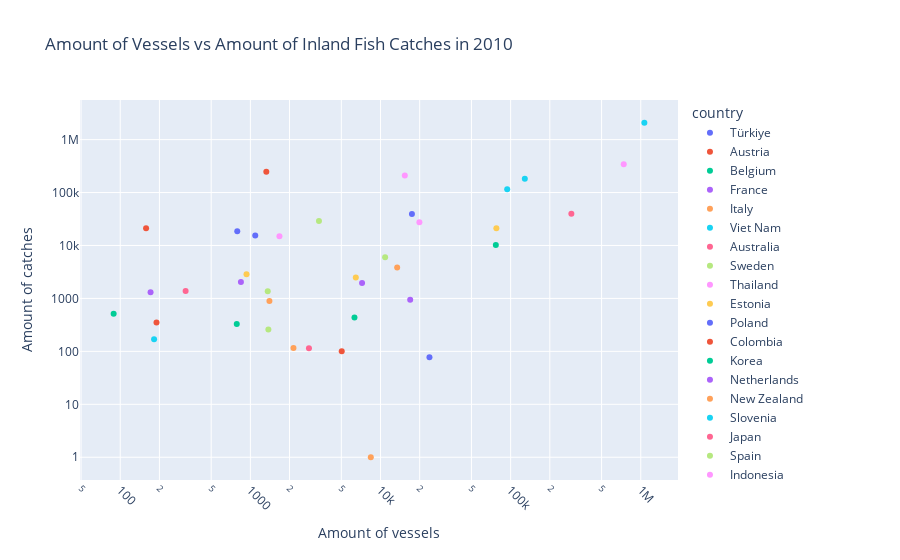

Notebook cell for this chart:
### Markdown cell above
Jakob:

### Code cell
FishBoats = pd.read_csv('Fish_Boote.csv')
FishInland = pd.read_csv('Fish_Inland.csv')

# FISH BOATS
# transfering mentionable values into lists
boat_referenceArea = FishBoatsSorted['Reference area'].tolist()
boat_timePeriod = FishBoatsSorted['TIME_PERIOD'].tolist()
boat_obsValue = FishBoatsSorted['OBS_VALUE'].tolist()

# Creating DataFrame
boat_Data = pd.DataFrame({
    'country': boat_referenceArea,
    'absolute_value': boat_obsValue,
    'timePeriod': boat_timePeriod
})
# FISH INLAND

# Transfering mentionable values into lists
inland_referenceArea = FishInlandsorted['Reference area'].tolist()
inland_timePeriod = FishInlandsorted['TIME_PERIOD'].tolist()
inland_obsValue = FishInlandsorted['OBS_VALUE'].tolist()

# Creating DataFrame
inland_Data = pd.DataFrame({
    'country': inland_referenceArea,
    'absolute_value': inland_obsValue,
    'timePeriod': inland_timePeriod
})

# Function for Bar Chart
def create_casual_chart(data, title, year_filter):

    # set Filter to 2010
    filtered_Data = data[data['timePeriod'] == year_filter]

    # Scatter Plot using plotly.express
    fig = px.bar(filtered_Data, x='country', y='absolute_value', 
                    title=title,
                    labels={'Time_Period': 'Time Period (Years)', 'absolute_value': 'Amount of vessels'})
    # logahritmic scale:
    fig.update_yaxes(type='log')
    fig.update_layout(
        xaxis=dict(tickangle=45)  # Rotates x-axis labels by 45 degrees
    )
    # Show the plot
    fig.show()

# Create chart for Boats
#create_casual_chart(boat_Data,"Scatter Plot of amount of fishing vessels in each Country for 2010",2010)
# Create chart for catches
#create_casual_chart(inland_Data,"Scatter Plot of amount of fishing vessels in each Country for 2010",2010)




# Mixed Scatter Plot

# finding common countries & time:

common_countries = set(boat_Data['country']).intersection(inland_Data['country'])
common_time = set(boat_Data[boat_Data["country"].isin(common_countries)]['timePeriod']
                    ).intersection(inland_Data[inland_Data["country"].isin(common_countries)]['timePeriod'])

# Creating a full index of common countries and time periods
full_index = pd.MultiIndex.from_product(
    [common_countries, common_time], names=["country", "timePeriod"]
)

# Reindexing both datasets and filling missing values with 0
boat_Data_aligned = (
    boat_Data_final.set_index(["country", "timePeriod"])
    .reindex(full_index)
    .fillna(0)
    .reset_index()
)
inland_Data_aligned = (
    inland_Data_final.set_index(["country", "timePeriod"])
    .reindex(full_index)
    .fillna(0)
    .reset_index()
)

# Merging the two DataFrames
combined_data = pd.merge(
    boat_Data_aligned, 
    inland_Data_aligned, 
    on=["country", "timePeriod"], 
    suffixes=("_boat", "_inland")  # Add suffixes to distinguish columns
)
print(combined_data)

combined_data_timefiltered = combined_data[combined_data['timePeriod'] == 2010]

 # Scatter Plot using plotly.express
fig = px.scatter(
    combined_data_timefiltered, 
    x='absolute_value_boat', 
    y='absolute_value_inland', 
    title="Amount of Vessels vs Amount of Inland Fish Catches in 2010",
    labels={'timePeriod': 'Time Period (Years)', 'absolute_value_boat': 'Amount of vessels', 'absolute_value_inland': 'Amount of catches'},
    color='country'
    )
# logahritmic scale:
fig.update_yaxes(type='log')
fig.update_xaxes(type='log')
fig.update_layout(
    xaxis=dict(tickangle=45)  # Rotates x-axis labels by 45 degrees
 )
# Show the plot
fig.show()

### Figure 1 — Plotly figure (JSON) as saved in the notebook; plotly's stock layout.template omitted (floating-point values rounded to 4 significant figures)
{"data": [{"hovertemplate": "country=Türkiye<br>Amount of vessels=%{x}<br>Amount of catches=%{y}<extra></extra>", "legendgroup": "Türkiye", "marker": {"color": "#636efa", "symbol": "circle"}, "mode": "markers", "name": "Türkiye", "orientation": "v", "showlegend": true, "type": "scatter", "x": [17440], "xaxis": "x", "y": [39479], "yaxis": "y"}, {"hovertemplate": "country=Austria<br>Amount of vessels=%{x}<br>Amount of catches=%{y}<extra></extra>", "legendgroup": "Austria", "marker": {"color": "#EF553B", "symbol": "circle"}, "mode": "markers", "name": "Austria", "orientation": "v", "showlegend": true, "type": "scatter", "x": [190], "xaxis": "x", "y": [350], "yaxis": "y"}, {"hovertemplate": "country=Belgium<br>Amount of vessels=%{x}<br>Amount of catches=%{y}<extra></extra>", "legendgroup": "Belgium", "marker": {"color": "#00cc96", "symbol": "circle"}, "mode": "markers", "name": "Belgium", "orientation": "v", "showlegend": true, "type": "scatter", "x": [89], "xaxis": "x", "y": [511], "yaxis": "y"}, {"hovertemplate": "country=France<br>Amount of vessels=%{x}<br>Amount of catches=%{y}<extra></extra>", "legendgroup": "France", "marker": {"color": "#ab63fa", "symbol": "circle"}, "mode": "markers", "name": "France", "orientation": "v", "showlegend": true, "type": "scatter", "x": [7216], "xaxis": "x", "y": [1950], "yaxis": "y"}, {"hovertemplate": "country=Italy<br>Amount of vessels=%{x}<br>Amount of catches=%{y}<extra></extra>", "legendgroup": "Italy", "marker": {"color": "#FFA15A", "symbol": "circle"}, "mode": "markers", "name": "Italy", "orientation": "v", "showlegend": true, "type": "scatter", "x": [13431], "xaxis": "x", "y": [3852], "yaxis": "y"}, {"hovertemplate": "country=Viet Nam<br>Amount of vessels=%{x}<br>Amount of catches=%{y}<extra></extra>", "legendgroup": "Viet Nam", "marker": {"color": "#19d3f3", "symbol": "circle"}, "mode": "markers", "name": "Viet Nam", "orientation": "v", "showlegend": true, "type": "scatter", "x": [128538], "xaxis": "x", "y": [182655], "yaxis": "y"}, {"hovertemplate": "country=Australia<br>Amount of vessels=%{x}<br>Amount of catches=%{y}<extra></extra>", "legendgroup": "Australia", "marker": {"color": "#FF6692", "symbol": "circle"}, "mode": "markers", "name": "Australia", "orientation": "v", "showlegend": true, "type": "scatter", "x": [318], "xaxis": "x", "y": [1376], "yaxis": "y"}, {"hovertemplate": "country=Sweden<br>Amount of vessels=%{x}<br>Amount of catches=%{y}<extra></extra>", "legendgroup": "Sweden", "marker": {"color": "#B6E880", "symbol": "circle"}, "mode": "markers", "name": "Sweden", "orientation": "v", "showlegend": true, "type": "scatter", "x": [1360], "xaxis": "x", "y": [1368], "yaxis": "y"}, {"hovertemplate": "country=Thailand<br>Amount of vessels=%{x}<br>Amount of catches=%{y}<extra></extra>", "legendgroup": "Thailand", "marker": {"color": "#FF97FF", "symbol": "circle"}, "mode": "markers", "name": "Thailand", "orientation": "v", "showlegend": true, "type": "scatter", "x": [15381], "xaxis": "x", "y": [209300], "yaxis": "y"}, {"hovertemplate": "country=Estonia<br>Amount of vessels=%{x}<br>Amount of catches=%{y}<extra></extra>", "legendgroup": "Estonia", "marker": {"color": "#FECB52", "symbol": "circle"}, "mode": "markers", "name": "Estonia", "orientation": "v", "showlegend": true, "type": "scatter", "x": [934], "xaxis": "x", "y": [2869], "yaxis": "y"}, {"hovertemplate": "country=Poland<br>Amount of vessels=%{x}<br>Amount of catches=%{y}<extra></extra>", "legendgroup": "Poland", "marker": {"color": "#636efa", "symbol": "circle"}, "mode": "markers", "name": "Poland", "orientation": "v", "showlegend": true, "type": "scatter", "x": [793], "xaxis": "x", "y": [18508], "yaxis": "y"}, {"hovertemplate": "country=Colombia<br>Amount of vessels=%{x}<br>Amount of catches=%{y}<extra></extra>", "legendgroup": "Colombia", "marker": {"color": "#EF553B", "symbol": "circle"}, "mode": "markers", "name": "Colombia", "orientation": "v", "showlegend": true, "type": "scatter", "x": [158], "xaxis": "x", "y": [21049], "yaxis": "y"}, {"hovertemplate": "country=Korea<br>Amount of vessels=%{x}<br>Amount of catches=%{y}<extra></extra>", "legendgroup": "Korea", "marker": {"color": "#00cc96", "symbol": "circle"}, "mode": "markers", "name": "Korea", "orientation": "v", "showlegend": true, "type": "scatter", "x": [76974], "xaxis": "x", "y": [10256], "yaxis": "y"}, {"hovertemplate": "country=Netherlands<br>Amount of vessels=%{x}<br>Amount of catches=%{y}<extra></extra>", "legendgroup": "Netherlands", "marker": {"color": "#ab63fa", "symbol": "circle"}, "mode": "markers", "name": "Netherlands", "orientation": "v", "showlegend": true, "type": "scatter", "x": [846], "xaxis": "x", "y": [2051], "yaxis": "y"}, {"hovertemplate": "country=New Zealand<br>Amount of vessels=%{x}<br>Amount of catches=%{y}<extra></extra>", "legendgroup": "New Zealand", "marker": {"color": "#FFA15A", "symbol": "circle"}, "mode": "markers", "name": "New Zealand", "orientation": "v", "showlegend": true, "type": "scatter", "x": [1401], "xaxis": "x", "y": [892], "yaxis": "y"}, {"hovertemplate": "country=Slovenia<br>Amount of vessels=%{x}<br>Amount of catches=%{y}<extra></extra>", "legendgroup": "Slovenia", "marker": {"color": "#19d3f3", "symbol": "circle"}, "mode": "markers", "name": "Slovenia", "orientation": "v", "showlegend": true, "type": "scatter", "x": [182], "xaxis": "x", "y": [169], "yaxis": "y"}, {"hovertemplate": "country=Japan<br>Amount of vessels=%{x}<br>Amount of catches=%{y}<extra></extra>", "legendgroup": "Japan", "marker": {"color": "#FF6692", "symbol": "circle"}, "mode": "markers", "name": "Japan", "orientation": "v", "showlegend": true, "type": "scatter", "x": [292822], "xaxis": "x", "y": [39576], "yaxis": "y"}, {"hovertemplate": "country=Spain<br>Amount of vessels=%{x}<br>Amount of catches=%{y}<extra></extra>", "legendgroup": "Spain", "marker": {"color": "#B6E880", "symbol": "circle"}, "mode": "markers", "name": "Spain", "orientation": "v", "showlegend": true, "type": "scatter", "x": [10855], "xaxis": "x", "y": [6000], "yaxis": "y"}, {"hovertemplate": "country=Indonesia<br>Amount of vessels=%{x}<br>Amount of catches=%{y}<extra></extra>", "legendgroup": "Indonesia", "marker": {"color": "#FF97FF", "symbol": "circle"}, "mode": "markers", "name": "Indonesia", "orientation": "v", "showlegend": true, "type": "scatter", "x": [739932], "xaxis": "x", "y": [341393], "yaxis": "y"}, {"hovertemplate": "country=United Kingdom<br>Amount of vessels=%{x}<br>Amount of catches=%{y}<extra></extra>", "legendgroup": "United Kingdom", "marker": {"color": "#FECB52", "symbol": "circle"}, "mode": "markers", "name": "United Kingdom", "orientation": "v", "showlegend": true, "type": "scatter", "x": [6460], "xaxis": "x", "y": [2473], "yaxis": "y"}, {"hovertemplate": "country=Argentina<br>Amount of vessels=%{x}<br>Amount of catches=%{y}<extra></extra>", "legendgroup": "Argentina", "marker": {"color": "#636efa", "symbol": "circle"}, "mode": "markers", "name": "Argentina", "orientation": "v", "showlegend": true, "type": "scatter", "x": [1090], "xaxis": "x", "y": [15445], "yaxis": "y"}, {"hovertemplate": "country=Costa Rica<br>Amount of vessels=%{x}<br>Amount of catches=%{y}<extra></extra>", "legendgroup": "Costa Rica", "marker": {"color": "#EF553B", "symbol": "circle"}, "mode": "markers", "name": "Costa Rica", "orientation": "v", "showlegend": true, "type": "scatter", "x": [5035], "xaxis": "x", "y": [100], "yaxis": "y"}, {"hovertemplate": "country=Latvia<br>Amount of vessels=%{x}<br>Amount of catches=%{y}<extra></extra>", "legendgroup": "Latvia", "marker": {"color": "#00cc96", "symbol": "circle"}, "mode": "markers", "name": "Latvia", "orientation": "v", "showlegend": true, "type": "scatter", "x": [786], "xaxis": "x", "y": [329], "yaxis": "y"}, {"hovertemplate": "country=Lithuania<br>Amount of vessels=%{x}<br>Amount of catches=%{y}<extra></extra>", "legendgroup": "Lithuania", "marker": {"color": "#ab63fa", "symbol": "circle"}, "mode": "markers", "name": "Lithuania", "orientation": "v", "showlegend": true, "type": "scatter", "x": [171], "xaxis": "x", "y": [1310], "yaxis": "y"}, {"hovertemplate": "country=Portugal<br>Amount of vessels=%{x}<br>Amount of catches=%{y}<extra></extra>", "legendgroup": "Portugal", "marker": {"color": "#FFA15A", "symbol": "circle"}, "mode": "markers", "name": "Portugal", "orientation": "v", "showlegend": true, "type": "scatter", "x": [8425], "xaxis": "x", "y": [1], "yaxis": "y"}, {"hovertemplate": "country=China (People’s Republic of)<br>Amount of vessels=%{x}<br>Amount of catches=%{y}<extra></extra>", "legendgroup": "China (People’s Republic of)", "marker": {"color": "#19d3f3", "symbol": "circle"}, "mode": "markers", "name": "China (People’s Republic of)", "orientation": "v", "showlegend": true, "type": "scatter", "x": [1065645], "xaxis": "x", "y": [2080560], "yaxis": "y"}, {"hovertemplate": "country=Denmark<br>Amount of vessels=%{x}<br>Amount of catches=%{y}<extra></extra>", "legendgroup": "Denmark", "marker": {"color": "#FF6692", "symbol": "circle"}, "mode": "markers", "name": "Denmark", "orientation": "v", "showlegend": true, "type": "scatter", "x": [2820], "xaxis": "x", "y": [114], "yaxis": "y"}, {"hovertemplate": "country=Iceland<br>Amount of vessels=%{x}<br>Amount of catches=%{y}<extra></extra>", "legendgroup": "Iceland", "marker": {"color": "#B6E880", "symbol": "circle"}, "mode": "markers", "name": "Iceland", "orientation": "v", "showlegend": true, "type": "scatter", "x": [1375], "xaxis": "x", "y": [260], "yaxis": "y"}, {"hovertemplate": "country=Germany<br>Amount of vessels=%{x}<br>Amount of catches=%{y}<extra></extra>", "legendgroup": "Germany", "marker": {"color": "#FF97FF", "symbol": "circle"}, "mode": "markers", "name": "Germany", "orientation": "v", "showlegend": true, "type": "scatter", "x": [1673], "xaxis": "x", "y": [15010], "yaxis": "y"}, {"hovertemplate": "country=United States<br>Amount of vessels=%{x}<br>Amount of catches=%{y}<extra></extra>", "legendgroup": "United States", "marker": {"color": "#FECB52", "symbol": "circle"}, "mode": "markers", "name": "United States", "orientation": "v", "showlegend": true, "type": "scatter", "x": [77695], "xaxis": "x", "y": [21171], "yaxis": "y"}, {"hovertemplate": "country=Chinese Taipei<br>Amount of vessels=%{x}<br>Amount of catches=%{y}<extra></extra>", "legendgroup": "Chinese Taipei", "marker": {"color": "#636efa", "symbol": "circle"}, "mode": "markers", "name": "Chinese Taipei", "orientation": "v", "showlegend": true, "type": "scatter", "x": [23782], "xaxis": "x", "y": [77], "yaxis": "y"}, {"hovertemplate": "country=Brazil<br>Amount of vessels=%{x}<br>Amount of catches=%{y}<extra></extra>", "legendgroup": "Brazil", "marker": {"color": "#EF553B", "symbol": "circle"}, "mode": "markers", "name": "Brazil", "orientation": "v", "showlegend": true, "type": "scatter", "x": [1326], "xaxis": "x", "y": [248122], "yaxis": "y"}, {"hovertemplate": "country=Norway<br>Amount of vessels=%{x}<br>Amount of catches=%{y}<extra></extra>", "legendgroup": "Norway", "marker": {"color": "#00cc96", "symbol": "circle"}, "mode": "markers", "name": "Norway", "orientation": "v", "showlegend": true, "type": "scatter", "x": [6310], "xaxis": "x", "y": [437], "yaxis": "y"}, {"hovertemplate": "country=Greece<br>Amount of vessels=%{x}<br>Amount of catches=%{y}<extra></extra>", "legendgroup": "Greece", "marker": {"color": "#ab63fa", "symbol": "circle"}, "mode": "markers", "name": "Greece", "orientation": "v", "showlegend": true, "type": "scatter", "x": [16913], "xaxis": "x", "y": [940], "yaxis": "y"}, {"hovertemplate": "country=Ireland<br>Amount of vessels=%{x}<br>Amount of catches=%{y}<extra></extra>", "legendgroup": "Ireland", "marker": {"color": "#FFA15A", "symbol": "circle"}, "mode": "markers", "name": "Ireland", "orientation": "v", "showlegend": true, "type": "scatter", "x": [2144], "xaxis": "x", "y": [116], "yaxis": "y"}, {"hovertemplate": "country=Mexico<br>Amount of vessels=%{x}<br>Amount of catches=%{y}<extra></extra>", "legendgroup": "Mexico", "marker": {"color": "#19d3f3", "symbol": "circle"}, "mode": "markers", "name": "Mexico", "orientation": "v", "showlegend": true, "type": "scatter", "x": [94111], "xaxis": "x", "y": [115732], "yaxis": "y"}, {"hovertemplate": "country=Chile<br>Amount of vessels=%{x}<br>Amount of catches=%{y}<extra></extra>", "legendgroup": "Chile", "marker": {"color": "#FF6692", "symbol": "circle"}, "mode": "markers", "name": "Chile", "orientation": "v", "showlegend": true, "type": "scatter", "x": [7815], "xaxis": "x", "y": [0], "yaxis": "y"}, {"hovertemplate": "country=Finland<br>Amount of vessels=%{x}<br>Amount of catches=%{y}<extra></extra>", "legendgroup": "Finland", "marker": {"color": "#B6E880", "symbol": "circle"}, "mode": "markers", "name": "Finland", "orientation": "v", "showlegend": true, "type": "scatter", "x": [3366], "xaxis": "x", "y": [28874], "yaxis": "y"}, {"hovertemplate": "country=Canada<br>Amount of vessels=%{x}<br>Amount of catches=%{y}<extra></extra>", "legendgroup": "Canada", "marker": {"color": "#FF97FF", "symbol": "circle"}, "mode": "markers", "name": "Canada", "orientation": "v", "showlegend": true, "type": "scatter", "x": [19906], "xaxis": "x", "y": [27385], "yaxis": "y"}, {"hovertemplate": "country=Peru<br>Amount of vessels=%{x}<br>Amount of catches=%{y}<extra></extra>", "legendgroup": "Peru", "marker": {"color": "#FECB52", "symbol": "circle"}, "mode": "markers", "name": "Peru", "orientation": "v", "showlegend": true, "type": "scatter", "x": [0], "xaxis": "x", "y": [44368], "yaxis": "y"}], "layout": {"legend": {"title": {"text": "country"}, "tracegroupgap": 0}, "title": {"text": "Amount of Vessels vs Amount of Inland Fish Catches in 2010"}, "xaxis": {"anchor": "y", "domain": [0, 1], "tickangle": 45, "title": {"text": "Amount of vessels"}, "type": "log"}, "yaxis": {"anchor": "x", "domain": [0, 1], "title": {"text": "Amount of catches"}, "type": "log"}}}
